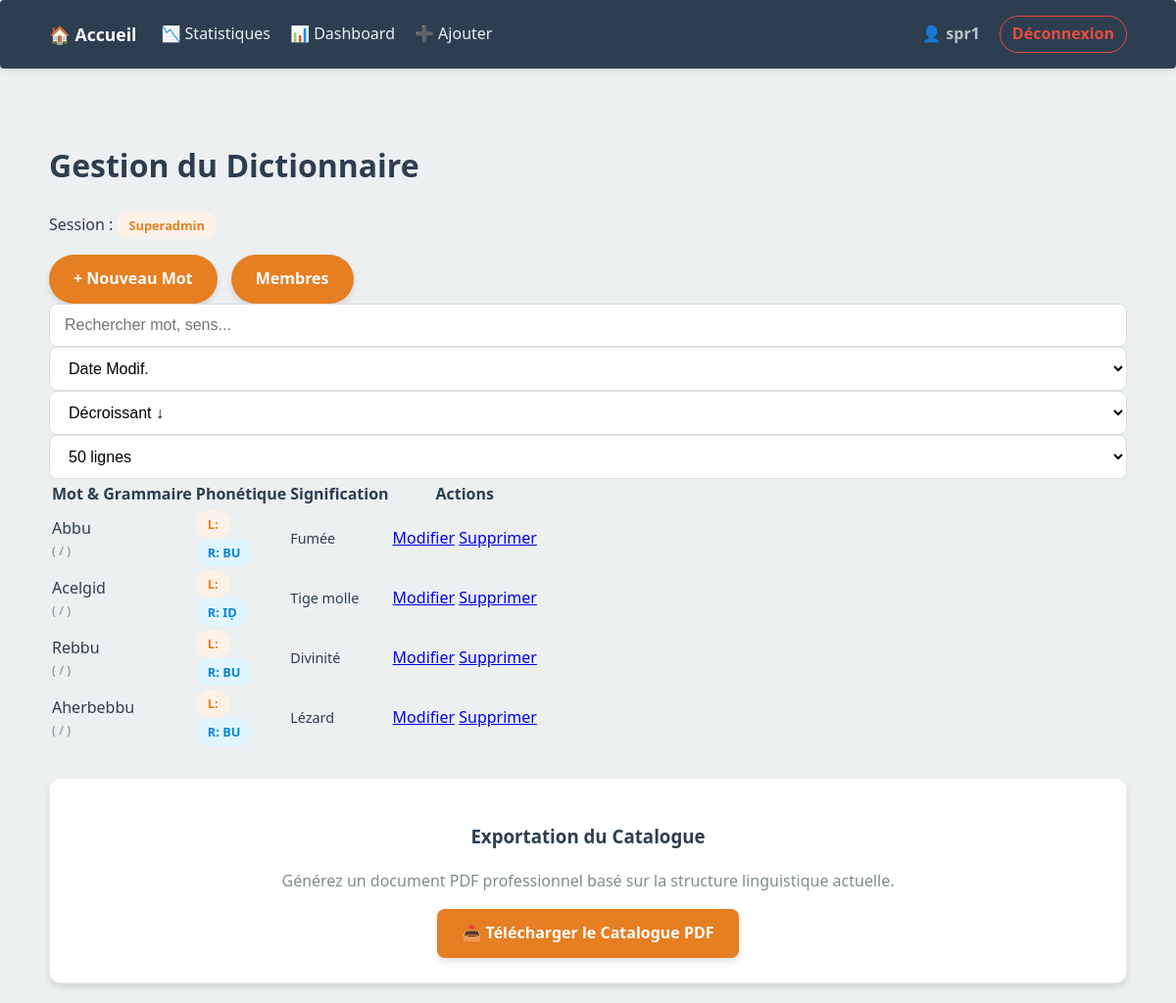
Page /admin.php (signed in) on the earlier database version.
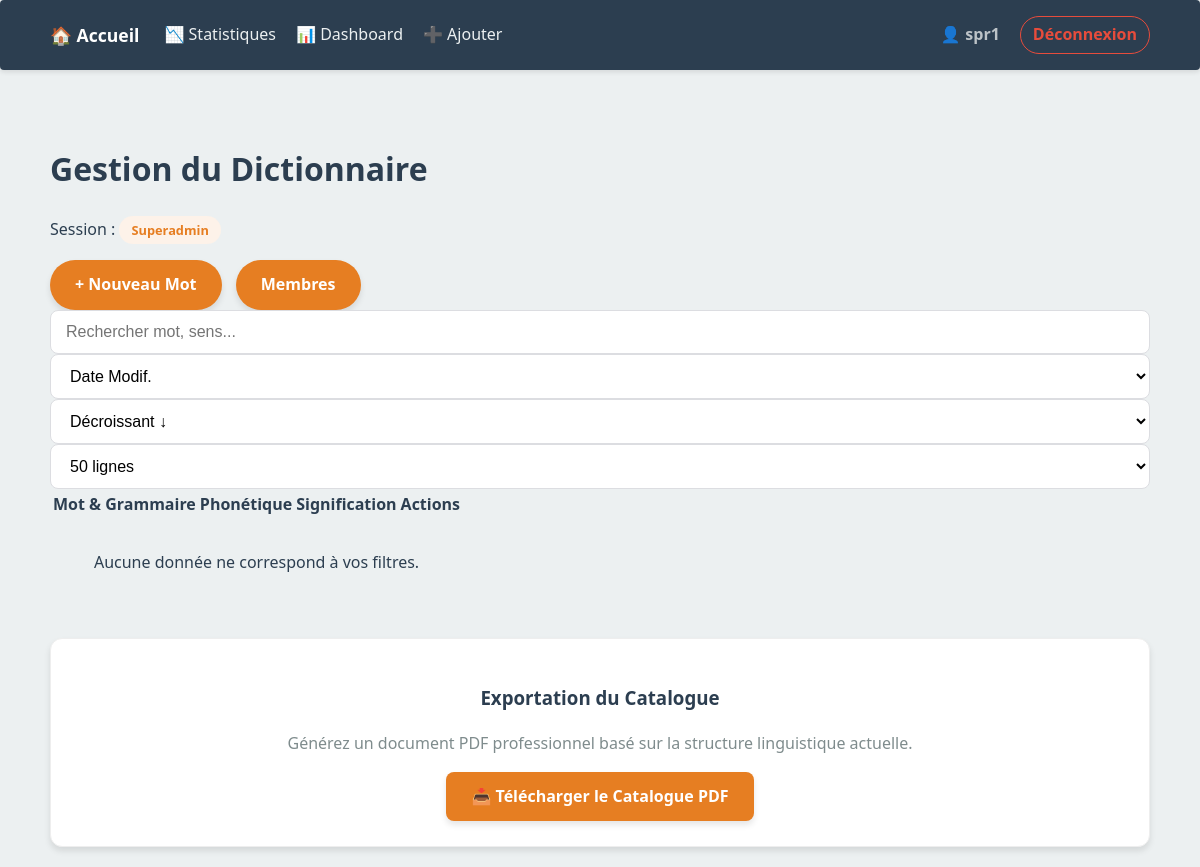
Same page on the later database version.
### tables this page shows
CREATE TABLE rimes (
    id                INTEGER PRIMARY KEY AUTOINCREMENT,
    mot               TEXT NOT NULL,
    signification     TEXT,
    exemple           TEXT,
    lettre            TEXT NOT NULL,          -- Consonne pivot (B, D, Ǧ...)
    rime              TEXT NOT NULL,          -- Terminaison (AB, ED, IBB...)
    classe_grammaticale TEXT,                 -- Nom, Verbe, etc.
    genre             TEXT,                   -- Amlay, Untlay
    nombre            TEXT,                   -- Asuf, Asget
    variante          INTEGER DEFAULT 1,
    auteur_id         INTEGER,
    created_at        TEXT DEFAULT (datetime('now')),
    updated_at        TEXT DEFAULT (datetime('now')),
    version           INTEGER DEFAULT 1,
    FOREIGN KEY (auteur_id) REFERENCES users (id)
);

### src/Auth.php (called while the page is built, shortened)
<?php
class Auth {
    public static function isLogged($db = null) {
        if (isset($_SESSION['user_id'])) {
            return true;
        }
        return false;
    }
    public static function getRole() {
        return $_SESSION['role'] ?? 'guest';
    }
}

### src/RhymeEngine.php (called while the page is built, shortened)
<?php
class RhymeEngine {
    private $pdo;
    public function __construct() {
        try {
            $dbPath = __DIR__ . '/../data/dico.sqlite';
            $this->pdo = new PDO("sqlite:" . $dbPath);
            $this->pdo->setAttribute(PDO::ATTR_ERRMODE, PDO::ERRMODE_EXCEPTION);
            $this->pdo->setAttribute(PDO::ATTR_DEFAULT_FETCH_MODE, PDO::FETCH_ASSOC);
        } catch (PDOException $e) {
            die("Erreur de connexion : " . $e->getMessage());
        }
    }
    public function searchAdvanced($params) {
        $sql = "SELECT * FROM rimes WHERE 1=1";
        $binds = [];
        $allowedSort = [
            'mot'           => 'mot',
            'signification' => 'signification',
            'lettre'        => 'lettre',
            'rime'          => 'rime',
            'updated_at'    => 'updated_at'
        ];
        $sort = $allowedSort[$params['sort'] ?? ''] ?? 'mot';
        $order = (isset($params['order']) && strtoupper($params['order']) === 'DESC') ? 'DESC' : 'ASC';
        $sql .= " ORDER BY $sort $order, variante ASC";
        if (!empty($params['limit']) && $params['limit'] !== 'all') {
            $sql .= " LIMIT " . (int)$params['limit'];
        }
        try {
            $stmt = $this->pdo->prepare($sql);
            $stmt->execute($binds);
            return $stmt->fetchAll();
        } catch (PDOException $e) {
            error_log("Erreur SQL RhymeEngine : " . $e->getMessage());
            return [];
        }
    }
}

### public/admin.php (the view, shortened to what this page needs)
<?php
require_once __DIR__ . '/../src/RhymeEngine.php';
require_once __DIR__ . '/../src/Auth.php';
$engine = new RhymeEngine();
$params = [
    'q'     => $_GET['q'] ?? '',
    'sort'  => $_GET['sort'] ?? 'updated_at',
    'order' => $_GET['order'] ?? 'desc',
    'limit' => $_GET['limit'] ?? '50'
];
$words = $engine->searchAdvanced($params);
?>
<!DOCTYPE html>
<html lang="fr">
<head>
    <link rel="stylesheet" href="css/style.css">
</head>
<body>
    <?php include __DIR__ . '/../src/views/navbar.php'; ?>
    <div class="container">
        <div class="admin-header">
            <div>
                <h1>Gestion du Dictionnaire</h1>
                <p>Session : <span class="badge"><?= ucfirst(Auth::getRole()) ?></span></p>
            </div>
            <div class="admin-actions">
                <a href="add_word.php" class="btn-add">+ Nouveau Mot</a>
                <?php if(Auth::getRole() === 'superadmin'): ?>
                    <a href="manage_users.php" class="btn-primary" style="margin-left:10px;">Membres</a>
                <?php endif; ?>
            </div>
        </div>
        <div class="filter-card">
            <form method="GET" class="filter-form" id="autoFilterForm">
                <input type="text" name="q" placeholder="Rechercher mot, sens..." value="<?= htmlspecialchars($params['q']) ?>">
                <select name="sort">
                    <option value="updated_at" <?= $params['sort'] == 'updated_at' ? 'selected' : '' ?>>Date Modif.</option>
                </select>
                <select name="order">
                    <option value="DESC" <?= $params['order'] == 'DESC' ? 'selected' : '' ?>>Décroissant ↓</option>
                </select>
                <select name="limit">
                    <option value="50" <?= $params['limit'] == '50' ? 'selected' : '' ?>>50 lignes</option>
                </select>
            </form>
        </div>
        <div class="table-container">
            <table class="styled-table">
                <thead>
                    <tr>
                        <th>Mot & Grammaire</th>
                        <th>Phonétique</th>
                        <th>Signification</th>
                        <th>Actions</th>
                    </tr>
                </thead>
                <tbody>
                    <?php if (empty($words)): ?>
                        <tr><td colspan="4" style="text-align:center; padding: 30px;">Aucune donnée ne correspond à vos filtres.</td></tr>
                    <?php else: ?>
                        <?php foreach ($words as $word): ?>
                        <tr>
                            <td>
                                <div class="bold">
                                    <?= htmlspecialchars($word['mot']) ?>
                                </div>
                                <div class="meta-info">
                                    (<?= htmlspecialchars($word['genre']) ?> / <?= htmlspecialchars($word['nombre']) ?>)
                                </div>
                            </td>
                            <td>
                                <span class="badge">L: <?= htmlspecialchars($word['lettre']) ?></span><br>
                                <span class="badge badge-info">R: <?= htmlspecialchars($word['rime']) ?></span>
                            </td>
                            <td>
                                <div style="max-width: 300px; font-size: 0.9rem;">
                                    <?= mb_strimwidth(htmlspecialchars($word['signification']), 0, 80, "...") ?>
                                </div>
                            </td>
                            <td class="actions">
                                <a href="#" class="link-edit" onclick="openModal('edit', '<?= $word['id'] ?>', '<?= addslashes(htmlspecialchars($word['mot'])) ?>')">Modifier</a>
                                <a href="#" class="link-delete" onclick="openModal('delete', '<?= $word['id'] ?>', '<?= addslashes(htmlspecialchars($word['mot'])) ?>')">Supprimer</a>
                            </td>
                        </tr>
                        <?php endforeach; ?>
                    <?php endif; ?>
                </tbody>
            </table>
        </div>
        <div class="export-card">
            <h3>Exportation du Catalogue</h3>
            <p style="color: var(--text-muted); margin-bottom: 15px;">Générez un document PDF professionnel basé sur la structure linguistique actuelle.</p>
            <a href="export_pdf.php?<?= http_build_query($params) ?>" class="btn-primary" target="_blank" style="background:#e67e22; border:none; padding:12px 25px; text-decoration: none; display: inline-block; border-radius: 8px; color: white; font-weight: bold;">
                📥 Télécharger le Catalogue PDF
            </a>
        </div>
    </div>
</body>
</html>

### src/views/navbar.php (shortened to what this page needs)
<?php
require_once __DIR__ . '/../Auth.php';
?>
<nav style="background: #2c3e50; padding: 1rem; margin-bottom: 2rem; border-radius: 4px; box-shadow: 0 2px 5px rgba(0,0,0,0.1);">
    <div class="container" style="display: flex; justify-content: space-between; align-items: center; padding: 0;">
        <div style="display: flex; align-items: center;">
            <a href="index.php" style="color: white; font-weight: bold; text-decoration: none; margin-right: 25px; font-size: 1.1rem;">🏠 Accueil</a>
            <a href="stats.php" style="color: #ecf0f1; text-decoration: none; margin-right: 20px; transition: opacity 0.2s;" onmouseover="this.style.opacity='0.8'" onmouseout="this.style.opacity='1'">📉 Statistiques</a>
            <?php if (Auth::isLogged()): ?>
                <a href="admin.php" style="color: #ecf0f1; text-decoration: none; margin-right: 20px; transition: opacity 0.2s;" onmouseover="this.style.opacity='0.8'" onmouseout="this.style.opacity='1'">📊 Dashboard</a>
                <a href="add_word.php" style="color: #ecf0f1; text-decoration: none; transition: opacity 0.2s;" onmouseover="this.style.opacity='0.8'" onmouseout="this.style.opacity='1'">➕ Ajouter</a>
            <?php endif; ?>
        </div>
        <div style="display: flex; align-items: center;">
            <?php if (Auth::isLogged()): ?>
                <a href="profile.php" style="color: #bdc3c7; margin-right: 20px; text-decoration: none; display: flex; align-items: center; transition: color 0.2s;" onmouseover="this.style.color='white'" onmouseout="this.style.color='#bdc3c7'">
                    <span style="margin-right: 5px;">👤</span>
                    <strong><?= htmlspecialchars($_SESSION['username'] ?? 'Mon Compte') ?></strong>
                </a>
                <a href="logout.php" style="color: #e74c3c; text-decoration: none; font-weight: bold; padding: 5px 12px; border: 1px solid #e74c3c; border-radius: 20px; transition: all 0.2s;" onmouseover="this.style.background='#e74c3c'; this.style.color='white'" onmouseout="this.style.background='transparent'; this.style.color='#e74c3c'">Déconnexion</a>
            <?php endif; ?>
        </div>
    </div>
</nav>

### public/css/style.css (style rules this page uses)
:root { --primary-color: #2c3e50; --accent-color: #e67e22; --bg-color: #ecf0f1; --white: #ffffff; --border-color: #dcdde1; --text-muted: #7f8c8d; --success-color: #27ae60; --error-color: #e74c3c; --shadow: 0 4px 6px rgba(0, 0, 0, 0.1); --transition: all 0.3s ease; }
body { font-family: 'Segoe UI', Tahoma, Geneva, Verdana, sans-serif; background-color: var(--bg-color); color: var(--primary-color); margin: 0; line-height: 1.6; }
.container { max-width: 1100px; margin: 0 auto; padding: 20px; }
button, .btn-primary, .btn-add, .btn-pdf, .btn-submit { padding: 12px 25px; background: var(--accent-color); color: white; border: none; border-radius: 25px; cursor: pointer; font-weight: bold; box-shadow: var(--shadow); transition: var(--transition); text-decoration: none; display: inline-block; text-align: center; font-size: 1rem; }
.badge { background: #fdf2e9; color: var(--accent-color); padding: 4px 12px; border-radius: 20px; font-size: 0.8rem; font-weight: bold; display: inline-block; }
input[type="text"], input[type="password"], input[type="email"], select, textarea { width: 100%; padding: 12px 15px; border: 1px solid var(--border-color); border-radius: 8px; box-sizing: border-box; font-size: 1rem; background-color: var(--white); transition: border-color 0.2s; }
.badge-info { background: #e1f5fe; color: #0288d1; }

### public/admin.php (style rules this page uses)
.export-card { background: #fff; padding: 25px; border-radius: 12px; margin-top: 30px; text-align: center; box-shadow: var(--shadow); border: 1px solid #eee; }
.meta-info { font-size: 0.8rem; color: var(--text-muted); }

Differences in the rows shown:
removed rimes: mot "Abbu", rime "BU", signification "Fumée"
removed rimes: mot "Acelgid", rime "IḌ", signification "Tige molle"
removed rimes: mot "Rebbu", rime "BU", signification "Divinité"
removed rimes: mot "Aherbebbu", rime "BU", signification "Lézard"
Other differences:
text now shown: "Aucune donnée ne correspond à vos filtres."
